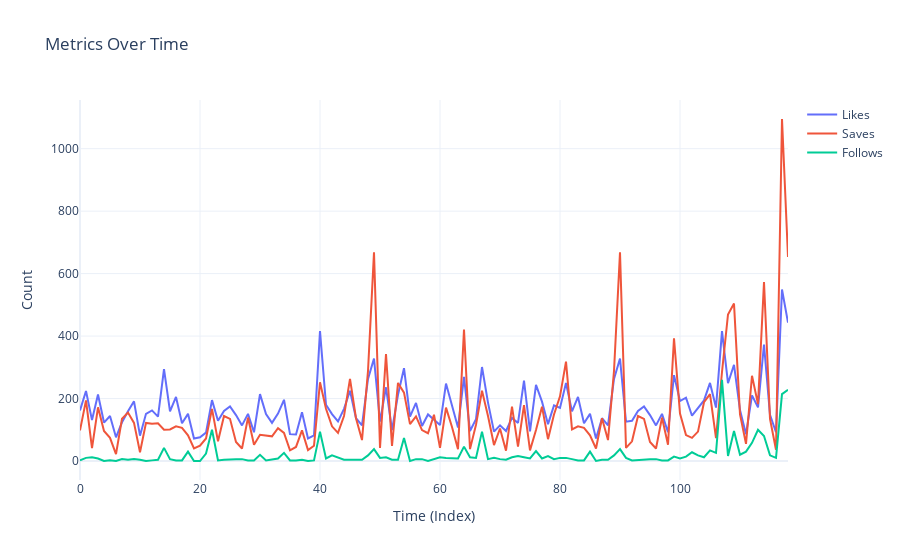

Notebook code for this chart:
### Markdown cell above
### Q6) Have a look at all the metrics like Likes, Saves, and Follows from each post over time as shown beloww

### Code cell
import plotly.graph_objects as go

fig = go.Figure()

fig.add_trace(go.Scatter(x=df.index, y=df['Likes'], mode='lines', name='Likes'))
fig.add_trace(go.Scatter(x=df.index, y=df['Saves'], mode='lines', name='Saves'))
fig.add_trace(go.Scatter(x=df.index, y=df['Follows'], mode='lines', name='Follows'))

fig.update_layout(title='Metrics Over Time',
                  xaxis_title='Time (Index)',
                  yaxis_title='Count')

fig.show()

### Figure 1 — Plotly figure (JSON) as saved in the notebook; plotly's stock layout.template omitted (floating-point values rounded to 4 significant figures)
{"data": [{"mode": "lines", "name": "Likes", "type": "scatter", "x": [0, 1, 2, 3, 4, 5, 6, 7, 8, 9, 10, 11, 12, 13, 14, 15, 16, 17, 18, 19, 20, 21, 22, 23, 24, 25, 26, 27, 28, 29, 30, 31, 32, 33, 34, 35, 36, 37, 38, 39, 40, 41, 42, 43, 44, 45, 46, 47, 48, 49, 50, 51, 52, 53, 54, 55, 56, 57, 58, 59, 60, 61, 62, 63, 64, 65, 66, 67, 68, 69, 70, 71, 72, 73, 74, 75, 76, 77, 78, 79, 80, 81, 82, 83, 84, 85, 86, 87, 88, 89, 90, 91, 92, 93, 94, 95, 96, 97, 98, 99, 100, 101, 102, 103, 104, 105, 106, 107, 108, 109, 110, 111, 112, 113, 114, 115, 116, 117, 118], "y": [162, 224, 131, 213, 123, 144, 76, 124, 159, 191, 81, 151, 162, 142, 294, 159, 205, 121, 151, 72, 76, 91, 195, 129, 160, 175, 147, 114, 151, 92, 214, 150, 122, 152, 196, 86, 85, 156, 72, 82, 416, 180, 150, 127, 167, 225, 137, 114, 263, 328, 126, 236, 99, 212, 297, 142, 186, 112, 149, 132, 115, 248, 178, 107, 269, 96, 134, 301, 187, 94, 114, 96, 138, 122, 257, 95, 244, 190, 118, 178, 170, 250, 159, 205, 121, 151, 72, 137, 114, 263, 328, 126, 129, 160, 175, 147, 114, 151, 92, 275, 192, 203, 145, 168, 194, 250, 171, 416, 249, 308, 163, 86, 210, 172, 373, 148, 92, 549, 443]}, {"mode": "lines", "name": "Saves", "type": "scatter", "x": [0, 1, 2, 3, 4, 5, 6, 7, 8, 9, 10, 11, 12, 13, 14, 15, 16, 17, 18, 19, 20, 21, 22, 23, 24, 25, 26, 27, 28, 29, 30, 31, 32, 33, 34, 35, 36, 37, 38, 39, 40, 41, 42, 43, 44, 45, 46, 47, 48, 49, 50, 51, 52, 53, 54, 55, 56, 57, 58, 59, 60, 61, 62, 63, 64, 65, 66, 67, 68, 69, 70, 71, 72, 73, 74, 75, 76, 77, 78, 79, 80, 81, 82, 83, 84, 85, 86, 87, 88, 89, 90, 91, 92, 93, 94, 95, 96, 97, 98, 99, 100, 101, 102, 103, 104, 105, 106, 107, 108, 109, 110, 111, 112, 113, 114, 115, 116, 117, 118], "y": [98, 194, 41, 172, 96, 74, 22, 135, 155, 122, 28, 122, 119, 121, 100, 101, 111, 106, 82, 40, 49, 72, 167, 63, 144, 135, 61, 40, 139, 52, 84, 81, 79, 105, 90, 34, 45, 98, 35, 49, 252, 167, 111, 90, 144, 263, 137, 67, 288, 668, 42, 342, 48, 250, 219, 118, 143, 99, 89, 148, 42, 171, 109, 38, 421, 38, 116, 225, 144, 51, 104, 33, 174, 46, 179, 34, 99, 174, 70, 149, 207, 318, 101, 111, 106, 82, 40, 137, 67, 288, 668, 42, 63, 144, 135, 61, 40, 139, 52, 393, 152, 83, 74, 94, 188, 214, 73, 285, 469, 504, 149, 55, 273, 182, 573, 135, 36, 1095, 653]}, {"mode": "lines", "name": "Follows", "type": "scatter", "x": [0, 1, 2, 3, 4, 5, 6, 7, 8, 9, 10, 11, 12, 13, 14, 15, 16, 17, 18, 19, 20, 21, 22, 23, 24, 25, 26, 27, 28, 29, 30, 31, 32, 33, 34, 35, 36, 37, 38, 39, 40, 41, 42, 43, 44, 45, 46, 47, 48, 49, 50, 51, 52, 53, 54, 55, 56, 57, 58, 59, 60, 61, 62, 63, 64, 65, 66, 67, 68, 69, 70, 71, 72, 73, 74, 75, 76, 77, 78, 79, 80, 81, 82, 83, 84, 85, 86, 87, 88, 89, 90, 91, 92, 93, 94, 95, 96, 97, 98, 99, 100, 101, 102, 103, 104, 105, 106, 107, 108, 109, 110, 111, 112, 113, 114, 115, 116, 117, 118], "y": [2, 10, 12, 8, 0, 2, 0, 6, 4, 6, 4, 0, 2, 4, 42, 6, 2, 2, 30, 0, 0, 24, 100, 2, 4, 6, 6, 6, 2, 2, 20, 2, 4, 8, 26, 2, 2, 4, 0, 2, 94, 8, 18, 10, 4, 4, 4, 4, 18, 38, 10, 12, 4, 4, 74, 0, 6, 6, 0, 6, 12, 10, 8, 8, 46, 12, 10, 94, 6, 10, 6, 4, 12, 16, 12, 8, 32, 8, 16, 6, 10, 10, 6, 2, 2, 30, 0, 4, 4, 18, 38, 10, 2, 4, 6, 6, 6, 2, 2, 14, 8, 14, 28, 18, 12, 34, 26, 260, 16, 96, 20, 30, 58, 100, 80, 18, 10, 214, 228]}], "layout": {"autosize": true, "title": {"text": "Metrics Over Time"}, "xaxis": {"autorange": true, "range": [0, 118], "title": {"text": "Time (Index)"}, "type": "linear"}, "yaxis": {"autorange": true, "range": [-60.83, 1156.0], "title": {"text": "Count"}, "type": "linear"}}}
